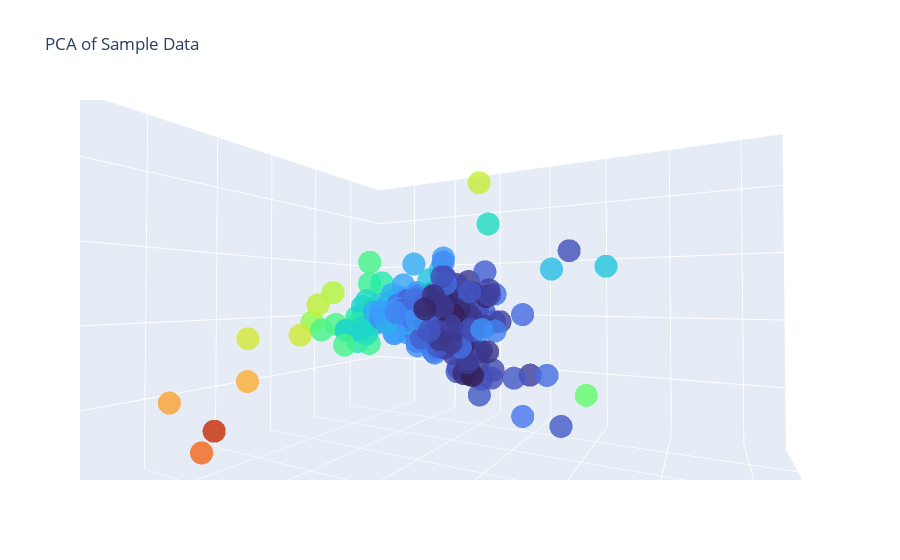

Here is the notebook cell this chart was saved with:
### Markdown cell above
#### We can see that PC1 and PC2 best caputures variance of almost 70% after dimentionality reduction but fort he purpose of this assignement I have plotted for 2 and 3 components to visualize the clustering pattern.

### Code cell
pca3 = PCA(n_components=3)  # Reduce to 3 dimensions for visualization
X_pca3 = pca3.fit_transform(X_scaled)

# Create a DataFrame for plotting
df = pd.DataFrame(data=X_pca3, columns=['PC1', 'PC2','PC3'])

# Plot using plotly
fig = go.Figure(data=[go.Scatter3d(
    x=df['PC1'],
    y=df['PC2'],
    z=df['PC3'],
    mode='markers',
    marker=dict(
        size=8,
        color=df['PC1'], # Set color to PC1 value for better visualization
        colorscale='Turbo',  
        opacity=0.8
    )
)])
# Update layout
fig.update_layout(
    title='PCA of Sample Data',
    scene=dict(
        xaxis=dict(title='PC1'),
        yaxis=dict(title='PC2'),
        zaxis=dict(title='PC3')
    )
)

fig.show()

### Figure 1 — Plotly figure (JSON) as saved in the notebook; plotly's stock layout.template omitted (floating-point values rounded to 4 significant figures; data arrays with more than 128 entries replaced by an {"elided": "..."} marker saying what was removed)
{"data": [{"marker": {"color": {"elided": "440 float values"}, "colorscale": [[0, "#30123b"], [0.07143, "#4145ab"], [0.1429, "#4675ed"], [0.2143, "#39a2fc"], [0.2857, "#1bcfd4"], [0.3571, "#24eca6"], [0.4286, "#61fc6c"], [0.5, "#a4fc3b"], [0.5714, "#d1e834"], [0.6429, "#f3c63a"], [0.7143, "#fe9b2d"], [0.7857, "#f36315"], [0.8571, "#d93806"], [0.9286, "#b11901"], [1, "#7a0402"]], "opacity": 0.8, "size": 8}, "mode": "markers", "type": "scatter3d", "x": {"elided": "440 float values"}, "y": {"elided": "440 float values"}, "z": {"elided": "440 float values"}}], "layout": {"autosize": true, "scene": {"aspectmode": "auto", "aspectratio": {"x": 1.11, "y": 1.201, "z": 0.7499}, "camera": {"center": {"x": 0, "y": 0, "z": 0}, "eye": {"x": 0.7823, "y": 0.4316, "z": -0.0132}, "projection": {"type": "perspective"}, "up": {"x": 0, "y": 0, "z": 1}}, "xaxis": {"title": {"text": "PC1"}, "type": "linear"}, "yaxis": {"title": {"text": "PC2"}, "type": "linear"}, "zaxis": {"title": {"text": "PC3"}, "type": "linear"}}, "title": {"text": "PCA of Sample Data"}}}
